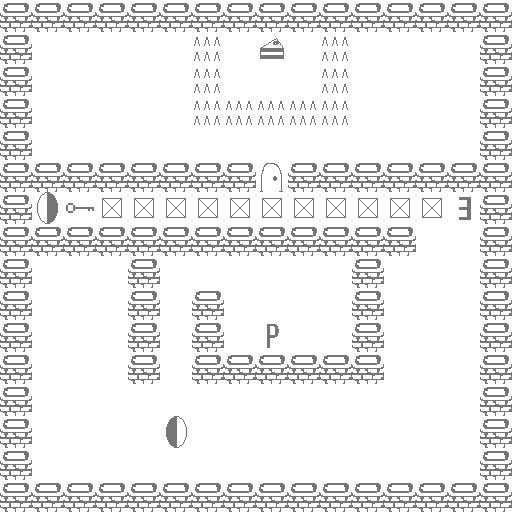

Rendered tile map (Tiled .tmx) drawn with the repository's tilesets; below, a short description and the full map source, tile grids included:
An orthogonal 16x16 tile map with 32x32 px tiles, 1 tile layer (Tile Layer 1).

<map version="1.2" tiledversion="2020.04.10" orientation="orthogonal" renderorder="right-down" width="16" height="16" tilewidth="32" tileheight="32" infinite="0" nextlayerid="2" nextobjectid="1">
 <editorsettings>
  <export target="Lua Levels/kirito.lua" format="lua" />
 </editorsettings>
 <tileset firstgid="1" source="Walls baba is you.tsx" />
 <layer id="1" name="Tile Layer 1" width="16" height="16">
  <data>
   <tile gid="2" />
   <tile gid="2" />
   <tile gid="2" />
   <tile gid="2" />
   <tile gid="2" />
   <tile gid="2" />
   <tile gid="2" />
   <tile gid="2" />
   <tile gid="2" />
   <tile gid="2" />
   <tile gid="2" />
   <tile gid="2" />
   <tile gid="2" />
   <tile gid="2" />
   <tile gid="2" />
   <tile gid="2" />
   <tile gid="2" />
   <tile gid="1" />
   <tile gid="1" />
   <tile gid="1" />
   <tile gid="1" />
   <tile gid="1" />
   <tile gid="8" />
   <tile gid="1" />
   <tile gid="9" />
   <tile gid="1" />
   <tile gid="8" />
   <tile gid="1" />
   <tile gid="1" />
   <tile gid="1" />
   <tile gid="1" />
   <tile gid="2" />
   <tile gid="2" />
   <tile gid="1" />
   <tile gid="1" />
   <tile gid="1" />
   <tile gid="1" />
   <tile gid="1" />
   <tile gid="8" />
   <tile gid="1" />
   <tile gid="1" />
   <tile gid="1" />
   <tile gid="8" />
   <tile gid="1" />
   <tile gid="1" />
   <tile gid="1" />
   <tile gid="1" />
   <tile gid="2" />
   <tile gid="2" />
   <tile gid="1" />
   <tile gid="1" />
   <tile gid="1" />
   <tile gid="1" />
   <tile gid="1" />
   <tile gid="8" />
   <tile gid="8" />
   <tile gid="8" />
   <tile gid="8" />
   <tile gid="8" />
   <tile gid="1" />
   <tile gid="1" />
   <tile gid="1" />
   <tile gid="1" />
   <tile gid="2" />
   <tile gid="2" />
   <tile gid="1" />
   <tile gid="1" />
   <tile gid="1" />
   <tile gid="1" />
   <tile gid="1" />
   <tile gid="1" />
   <tile gid="1" />
   <tile gid="1" />
   <tile gid="1" />
   <tile gid="1" />
   <tile gid="1" />
   <tile gid="1" />
   <tile gid="1" />
   <tile gid="1" />
   <tile gid="2" />
   <tile gid="2" />
   <tile gid="2" />
   <tile gid="2" />
   <tile gid="2" />
   <tile gid="2" />
   <tile gid="2" />
   <tile gid="2" />
   <tile gid="2" />
   <tile gid="11" />
   <tile gid="2" />
   <tile gid="2" />
   <tile gid="2" />
   <tile gid="2" />
   <tile gid="2" />
   <tile gid="2" />
   <tile gid="2" />
   <tile gid="2" />
   <tile gid="18" />
   <tile gid="10" />
   <tile gid="12" />
   <tile gid="12" />
   <tile gid="12" />
   <tile gid="12" />
   <tile gid="12" />
   <tile gid="12" />
   <tile gid="12" />
   <tile gid="12" />
   <tile gid="12" />
   <tile gid="12" />
   <tile gid="12" />
   <tile gid="6" />
   <tile gid="2" />
   <tile gid="2" />
   <tile gid="2" />
   <tile gid="2" />
   <tile gid="2" />
   <tile gid="2" />
   <tile gid="2" />
   <tile gid="2" />
   <tile gid="2" />
   <tile gid="2" />
   <tile gid="2" />
   <tile gid="2" />
   <tile gid="2" />
   <tile gid="2" />
   <tile gid="1" />
   <tile gid="1" />
   <tile gid="2" />
   <tile gid="2" />
   <tile gid="1" />
   <tile gid="1" />
   <tile gid="1" />
   <tile gid="2" />
   <tile gid="1" />
   <tile gid="1" />
   <tile gid="1" />
   <tile gid="1" />
   <tile gid="1" />
   <tile gid="1" />
   <tile gid="2" />
   <tile gid="1" />
   <tile gid="1" />
   <tile gid="1" />
   <tile gid="2" />
   <tile gid="2" />
   <tile gid="1" />
   <tile gid="1" />
   <tile gid="1" />
   <tile gid="2" />
   <tile gid="1" />
   <tile gid="2" />
   <tile gid="1" />
   <tile gid="1" />
   <tile gid="1" />
   <tile gid="1" />
   <tile gid="2" />
   <tile gid="1" />
   <tile gid="1" />
   <tile gid="1" />
   <tile gid="2" />
   <tile gid="2" />
   <tile gid="1" />
   <tile gid="1" />
   <tile gid="1" />
   <tile gid="2" />
   <tile gid="1" />
   <tile gid="2" />
   <tile gid="1" />
   <tile gid="3" />
   <tile gid="1" />
   <tile gid="1" />
   <tile gid="2" />
   <tile gid="1" />
   <tile gid="1" />
   <tile gid="1" />
   <tile gid="2" />
   <tile gid="2" />
   <tile gid="1" />
   <tile gid="1" />
   <tile gid="1" />
   <tile gid="2" />
   <tile gid="1" />
   <tile gid="2" />
   <tile gid="2" />
   <tile gid="2" />
   <tile gid="2" />
   <tile gid="2" />
   <tile gid="2" />
   <tile gid="1" />
   <tile gid="1" />
   <tile gid="1" />
   <tile gid="2" />
   <tile gid="2" />
   <tile gid="1" />
   <tile gid="1" />
   <tile gid="1" />
   <tile gid="1" />
   <tile gid="1" />
   <tile gid="1" />
   <tile gid="1" />
   <tile gid="1" />
   <tile gid="1" />
   <tile gid="1" />
   <tile gid="1" />
   <tile gid="1" />
   <tile gid="1" />
   <tile gid="1" />
   <tile gid="2" />
   <tile gid="2" />
   <tile gid="1" />
   <tile gid="1" />
   <tile gid="1" />
   <tile gid="1" />
   <tile gid="17" />
   <tile gid="1" />
   <tile gid="1" />
   <tile gid="1" />
   <tile gid="1" />
   <tile gid="1" />
   <tile gid="1" />
   <tile gid="1" />
   <tile gid="1" />
   <tile gid="1" />
   <tile gid="2" />
   <tile gid="2" />
   <tile gid="1" />
   <tile gid="1" />
   <tile gid="1" />
   <tile gid="1" />
   <tile gid="1" />
   <tile gid="1" />
   <tile gid="1" />
   <tile gid="1" />
   <tile gid="1" />
   <tile gid="1" />
   <tile gid="1" />
   <tile gid="1" />
   <tile gid="1" />
   <tile gid="1" />
   <tile gid="2" />
   <tile gid="2" />
   <tile gid="2" />
   <tile gid="2" />
   <tile gid="2" />
   <tile gid="2" />
   <tile gid="2" />
   <tile gid="2" />
   <tile gid="2" />
   <tile gid="2" />
   <tile gid="2" />
   <tile gid="2" />
   <tile gid="2" />
   <tile gid="2" />
   <tile gid="2" />
   <tile gid="2" />
   <tile gid="2" />
  </data>
 </layer>
</map>
